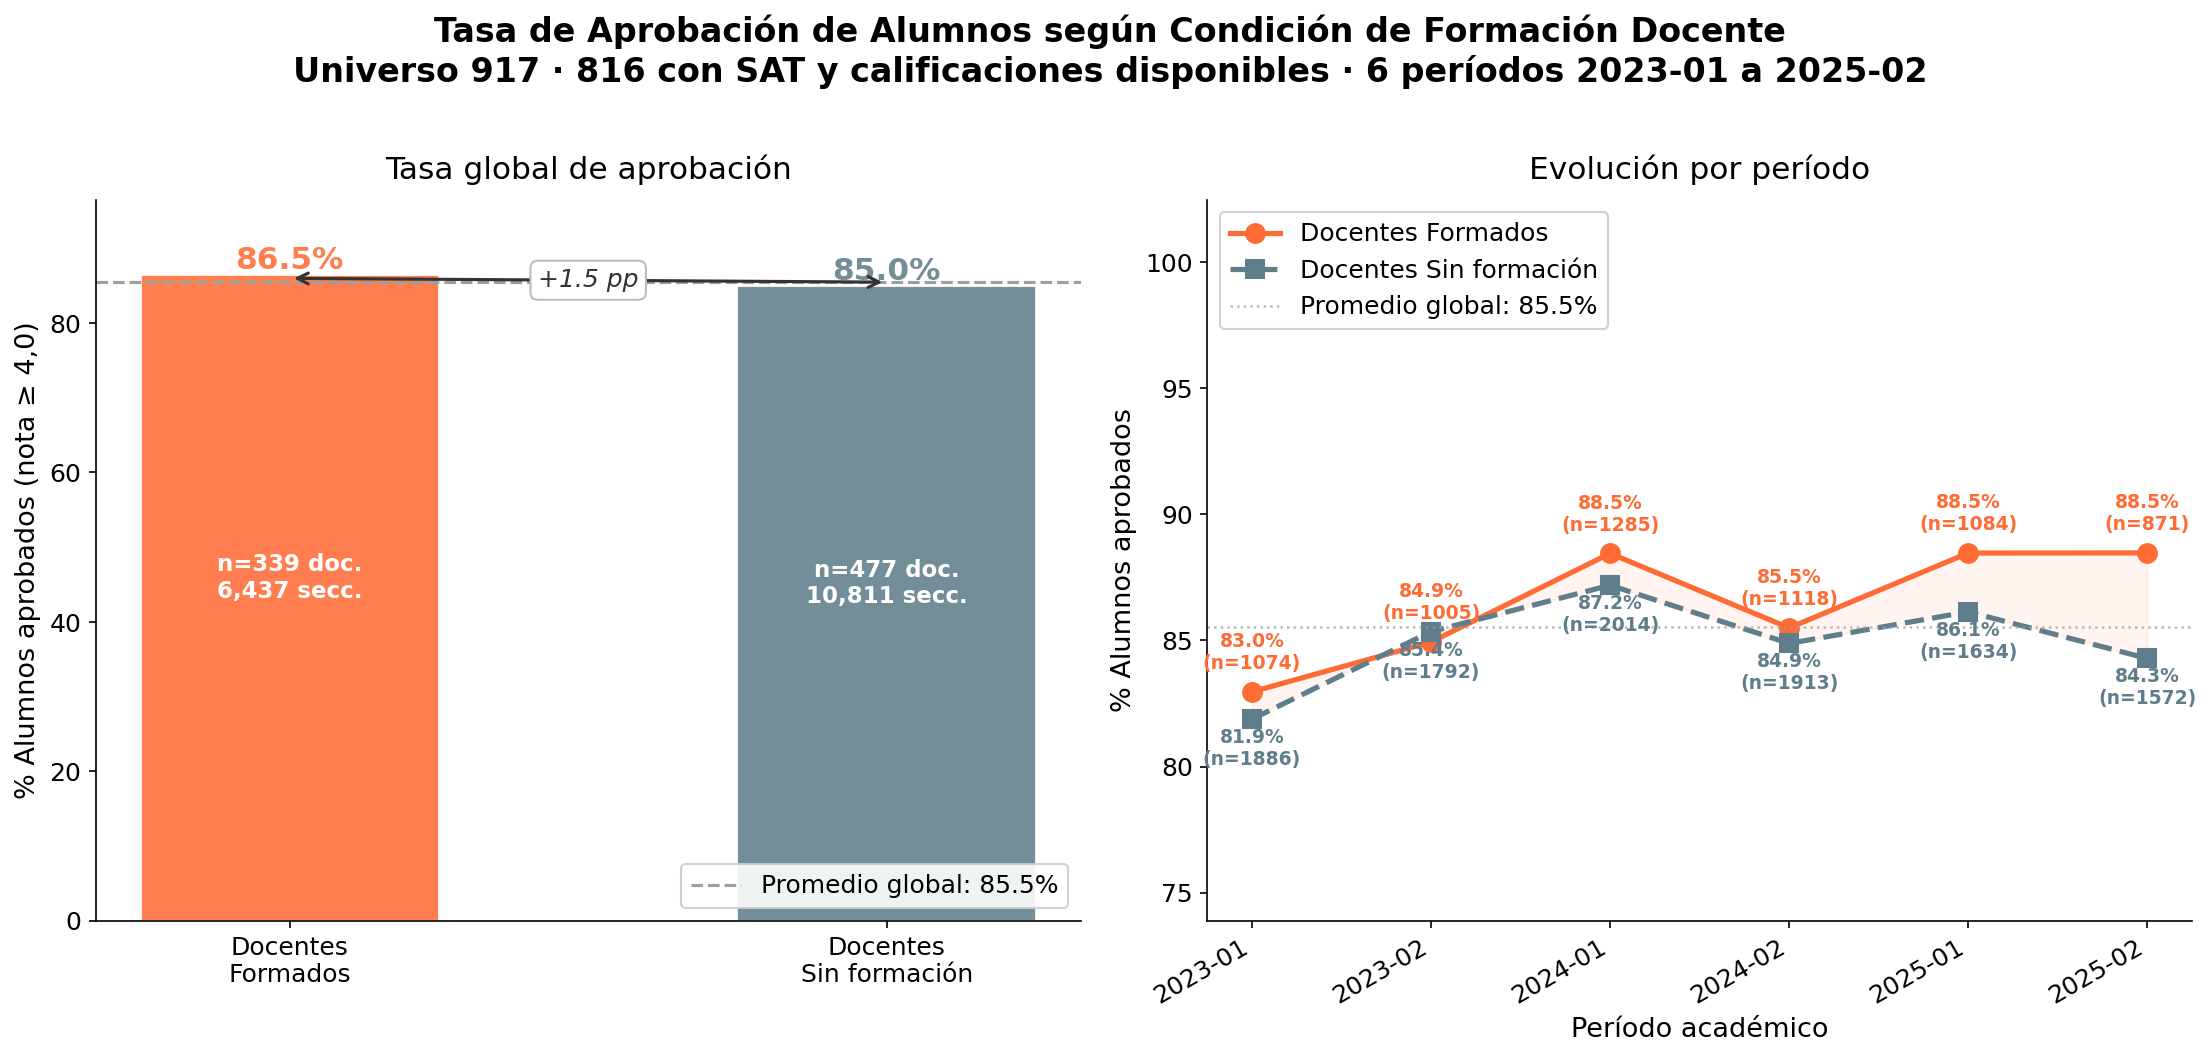

The Python source for this figure:
import sys; sys.stdout.reconfigure(encoding="utf-8")
import pandas as pd
import matplotlib.pyplot as plt
import matplotlib
import numpy as np
import os

BASE = os.path.dirname(__file__)
CSV  = os.path.join(BASE, "..", "PROCESADO", "scatter_sat_notas.csv")
OUT  = os.path.join(BASE, "GN_aprobacion_918.png")

matplotlib.rcParams.update({
    "font.family": "DejaVu Sans",
    "font.size": 13, "axes.titlesize": 15, "axes.labelsize": 13,
    "xtick.labelsize": 12, "ytick.labelsize": 12, "legend.fontsize": 12,
})

df = pd.read_csv(CSV, encoding="utf-8-sig")

# ── Cascade ───────────────────────────────────────────────────────────────────
n_doc_total = df["rut_docente"].nunique()
n_doc_form  = df[df["formado"] == True ]["rut_docente"].nunique()
n_doc_ctrl  = df[df["formado"] == False]["rut_docente"].nunique()
n_sec_form  = len(df[df["formado"] == True ])
n_sec_ctrl  = len(df[df["formado"] == False])
n_sec_total = len(df)

print("=" * 60)
print("CASCADA UNIVERSO — Tasas de Aprobación")
print("=" * 60)
print(f"917 docentes jerarquizados (Universo 917)")
print(f"  └── {n_doc_total:,} docentes con registros de calificaciones y SAT")
print(f"        ├── {n_doc_form:,} docentes FORMADOS   → {n_sec_form:,} secciones evaluadas")
print(f"        └── {n_doc_ctrl:,} docentes CONTROL    → {n_sec_ctrl:,} secciones evaluadas")
print()

# ── Estadísticos globales ─────────────────────────────────────────────────────
tasa_form  = df[df["formado"] == True ]["pct_aprobacion"].mean()
tasa_ctrl  = df[df["formado"] == False]["pct_aprobacion"].mean()
tasa_total = df["pct_aprobacion"].mean()
diff_pp    = tasa_form - tasa_ctrl

print(f"Tasa aprobación FORMADOS  : {tasa_form:.1f}%")
print(f"Tasa aprobación CONTROL   : {tasa_ctrl:.1f}%")
print(f"Tasa aprobación GLOBAL    : {tasa_total:.1f}%")
print(f"Diferencia (Form − Ctrl)  : {diff_pp:+.1f} pp")
print()

# ── Por período ───────────────────────────────────────────────────────────────
periodos_ord = sorted(df["periodo"].unique())
per_form = (df[df["formado"] == True ]
            .groupby("periodo")["pct_aprobacion"]
            .agg(["mean","count"]).reindex(periodos_ord))
per_ctrl = (df[df["formado"] == False]
            .groupby("periodo")["pct_aprobacion"]
            .agg(["mean","count"]).reindex(periodos_ord))

# ── FIGURA ────────────────────────────────────────────────────────────────────
C_FORM  = "#FF6B35"
C_CTRL  = "#607D8B"
C_INST  = "#9E9E9E"

fig, (ax1, ax2) = plt.subplots(1, 2, figsize=(15, 7))
fig.suptitle(
    "Tasa de Aprobación de Alumnos según Condición de Formación Docente\n"
    f"Universo 917 · {n_doc_total} con SAT y calificaciones disponibles · 6 períodos 2023-01 a 2025-02",
    fontsize=16, fontweight="bold", y=1.01,
)

# ── Panel izquierdo: barras globales ─────────────────────────────────────────
grupos    = ["Docentes\nFormados", "Docentes\nSin formación"]
tasas     = [tasa_form, tasa_ctrl]
colores   = [C_FORM, C_CTRL]
ns_doc    = [n_doc_form, n_doc_ctrl]
ns_sec    = [n_sec_form, n_sec_ctrl]

bars = ax1.bar(grupos, tasas, color=colores, width=0.5, alpha=0.88, edgecolor="white")
ax1.axhline(tasa_total, color=C_INST, linewidth=1.5, linestyle="--",
            label=f"Promedio global: {tasa_total:.1f}%")

for bar, val, nd, ns in zip(bars, tasas, ns_doc, ns_sec):
    ax1.text(bar.get_x() + bar.get_width()/2, val + 0.8,
             f"{val:.1f}%", ha="center", fontsize=15, fontweight="bold",
             color=bar.get_facecolor())
    ax1.text(bar.get_x() + bar.get_width()/2, val / 2,
             f"n={nd:,} doc.\n{ns:,} secc.",
             ha="center", fontsize=11, color="white", fontweight="bold")

# Anotación diferencia
ax1.annotate("", xy=(1, tasa_ctrl + 0.5), xytext=(0, tasa_form - 0.5),
             arrowprops=dict(arrowstyle="<->", color="#333", lw=1.5))
ax1.text(0.5, (tasa_form + tasa_ctrl) / 2,
         f"{diff_pp:+.1f} pp", ha="center", va="center",
         fontsize=12, color="#333", fontstyle="italic",
         bbox=dict(boxstyle="round,pad=0.3", facecolor="white", edgecolor="#BDBDBD"))

ax1.set_title("Tasa global de aprobación", pad=10)
ax1.set_ylabel("% Alumnos aprobados (nota ≥ 4,0)")
ax1.set_ylim(0, max(tasas) + 10)
ax1.legend(loc="lower right", framealpha=0.9)
ax1.spines["top"].set_visible(False)
ax1.spines["right"].set_visible(False)

# ── Panel derecho: líneas por período ────────────────────────────────────────
x_labels = periodos_ord

ax2.plot(x_labels, per_form["mean"].values, marker="o", color=C_FORM,
         linewidth=2.5, markersize=9, label="Docentes Formados")
ax2.plot(x_labels, per_ctrl["mean"].values, marker="s", color=C_CTRL,
         linewidth=2.5, markersize=9, linestyle="--", label="Docentes Sin formación")

for i, (vf, vc, nf, nc) in enumerate(zip(
        per_form["mean"], per_ctrl["mean"],
        per_form["count"], per_ctrl["count"])):
    ax2.annotate(f"{vf:.1f}%\n(n={int(nf)})",
                 xy=(x_labels[i], vf),
                 xytext=(0, 11), textcoords="offset points",
                 ha="center", fontsize=9, color=C_FORM, fontweight="bold")
    ax2.annotate(f"{vc:.1f}%\n(n={int(nc)})",
                 xy=(x_labels[i], vc),
                 xytext=(0, -22), textcoords="offset points",
                 ha="center", fontsize=9, color=C_CTRL, fontweight="bold")

ax2.axhline(tasa_total, color=C_INST, linewidth=1.2, linestyle=":",
            alpha=0.7, label=f"Promedio global: {tasa_total:.1f}%")
ax2.fill_between(x_labels, per_form["mean"], per_ctrl["mean"],
                 alpha=0.07, color=C_FORM)

ax2.set_title("Evolución por período", pad=10)
ax2.set_ylabel("% Alumnos aprobados")
ax2.set_xlabel("Período académico")
ymin = min(per_form["mean"].min(), per_ctrl["mean"].min()) - 8
ymax = max(per_form["mean"].max(), per_ctrl["mean"].max()) + 14
ax2.set_ylim(ymin, ymax)
ax2.legend(loc="upper left", framealpha=0.9)
ax2.spines["top"].set_visible(False)
ax2.spines["right"].set_visible(False)
plt.setp(ax2.get_xticklabels(), rotation=30, ha="right")

plt.tight_layout()
plt.savefig(OUT, dpi=150, bbox_inches="tight")
plt.close()
print(f"Guardado: {OUT}")

# ── Bajadas ───────────────────────────────────────────────────────────────────
brecha_max = max(abs(per_form["mean"] - per_ctrl["mean"]))
periodo_max = periodos_ord[np.argmax(np.abs(per_form["mean"].values - per_ctrl["mean"].values))]

print()
print("=" * 60)
print("BAJADAS PARA EL INFORME")
print("=" * 60)
print(f"""
Los {n_doc_total:,} docentes del universo con registros de calificaciones y evaluación docente (SAT)
generaron {n_sec_total:,} secciones en los 6 períodos analizados (2023-01 a 2025-02):
{n_doc_form:,} docentes formados dictaron {n_sec_form:,} secciones;
{n_doc_ctrl:,} docentes sin formación dictaron {n_sec_ctrl:,} secciones.

• La tasa media de aprobación de los alumnos de docentes formados es {tasa_form:.1f}%, frente
  al {tasa_ctrl:.1f}% del grupo control, una diferencia de {diff_pp:+.1f} puntos porcentuales.
  Ambos grupos se ubican en torno al promedio global ({tasa_total:.1f}%), lo que indica que la
  participación del docente en actividades de formación no deteriora el rendimiento académico
  de sus estudiantes.

• A lo largo de los seis períodos analizados la brecha más amplia se registró en {periodo_max}
  ({brecha_max:.1f} pp), aunque esta diferencia no es estadísticamente significativa dada la
  variabilidad intrínseca de las secciones. La tendencia es estable en ambos grupos.

• La consistencia entre períodos sugiere que los efectos de la formación docente observados en
  la evaluación estudiantil (SAT) no se acompañan de una caída en las tasas de aprobación,
  lo que descarta un eventual trade-off entre satisfacción del alumno y exigencia académica.
""")
